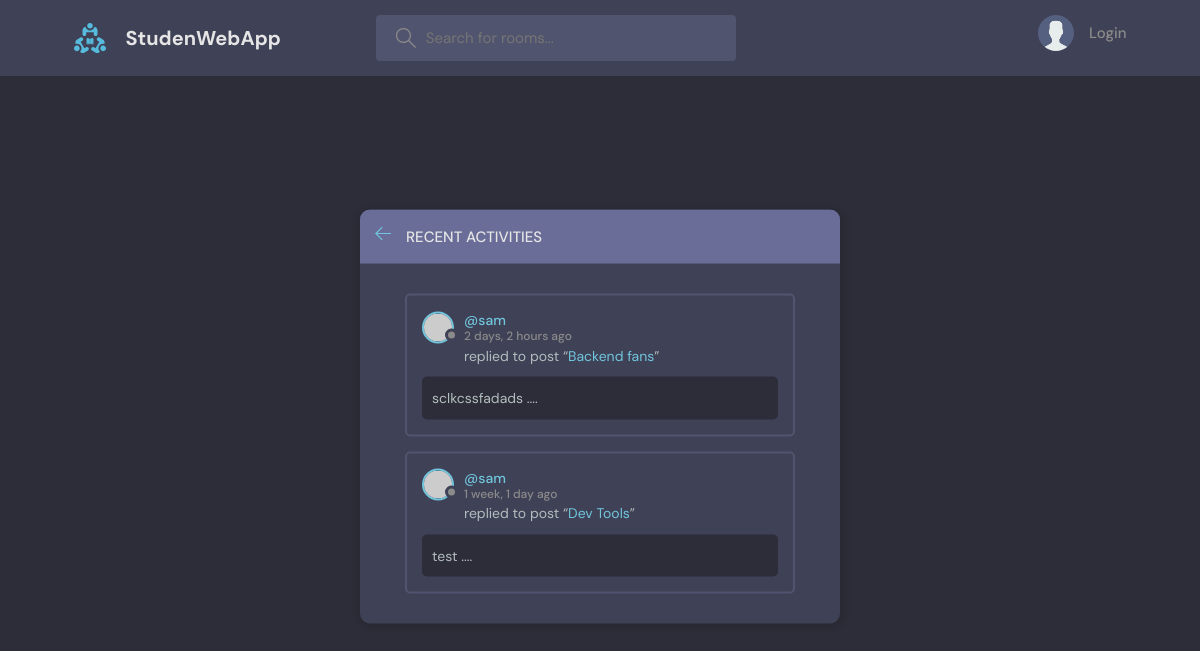
The page /activity/ on the database as committed earlier.
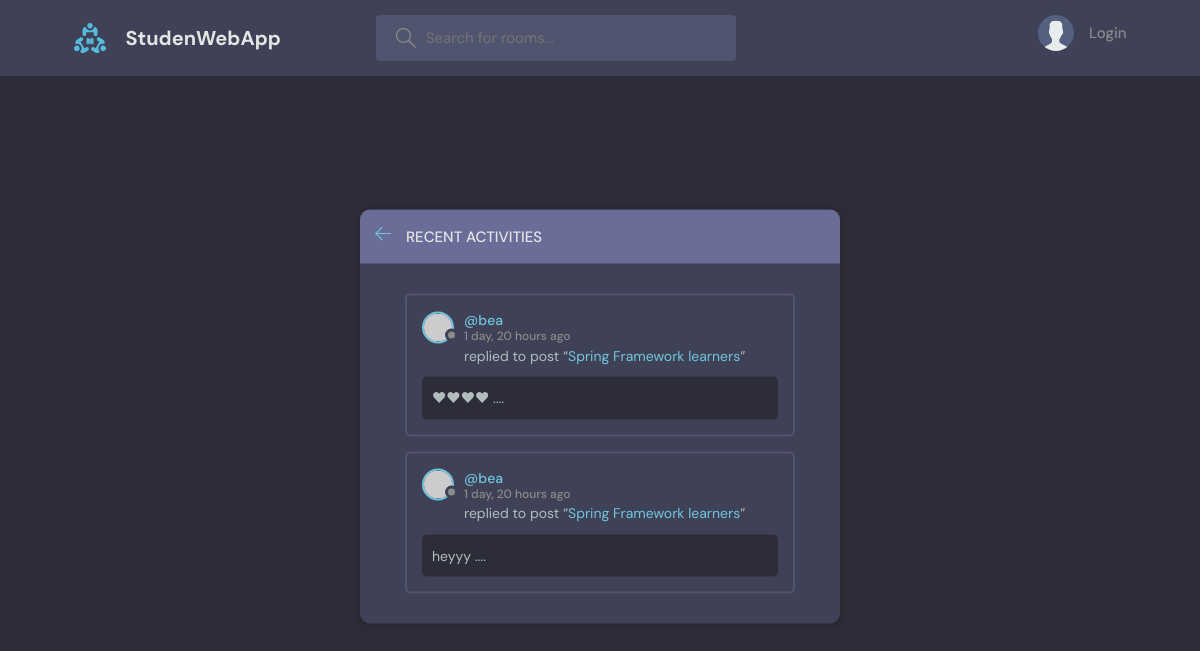
The same page on the database as committed later.
### base/models.py (models this page shows, shortened)
class Message(models.Model):
    user = models.ForeignKey(User, on_delete=models.CASCADE)
    room = models.ForeignKey( Room, on_delete=models.CASCADE)
    body = models.TextField()
    updated = models.DateTimeField(auto_now=True)
    created = models.DateTimeField(auto_now_add=True)
    class Meta:
        ordering = ['-updated','-created']
    def __str__(self) -> str:
        return self.body[0:50]

class Room(models.Model):
    host = models.ForeignKey(User, on_delete=models.SET_NULL, null=True)
    topic = models.ForeignKey(Topic, on_delete=models.SET_NULL, null=True)
    name = models.CharField(max_length=200)
    description = models.TextField(null=True, blank=True)
    participants = models.ManyToManyField(User, related_name="participants", blank=True)
    updated = models.DateTimeField(auto_now=True)
    created = models.DateTimeField(auto_now_add=True)
    class Meta:
        ordering = ['-updated','-created']

### base/views.py (the view)
# urls.py: path('activity/', views.activity, name='activity'),
def activity (request):
    room_messages = Message.objects.all()[0:2]#! Fix bug of scrolling in all sms
    return render(request, 'base/activity.html', {'room_messages':room_messages})

### base/templates/base/activity.html (shortened to what this page needs)
{% extends 'layout.html' %}
{% block mainBlock %}
  <main class="layout">
    <div class="container">
      <div class="layout__box">
        <div class="layout__boxHeader">
          <div class="layout__boxTitle">
            <a href="{% url 'home' %}">
              <svg version="1.1" xmlns="http://www.w3.org/2000/svg" width="32" height="32" viewBox="0 0 32 32">
                <title>arrow-left</title>
                <path
                  d="M13.723 2.286l-13.723 13.714 13.719 13.714 1.616-1.611-10.96-10.96h27.625v-2.286h-27.625l10.965-10.965-1.616-1.607z"
                ></path>
              </svg>
            </a>
            <h3>Recent Activities</h3>
          </div>
        </div>
        <div class="activities-page layout__body">
          {% for sms in room_messages %}
            <div class="activities__box">
              <div class="activities__boxHeader roomListRoom__header">
                <a href="{% url 'user-profile' sms.user.id %}" class="roomListRoom__author">
                  <div class="avatar avatar--small">
                    <img src="https://randomuser.me/api/portraits/women/11.jpg" />
                  </div>
                  <p>
                    @{{ sms.user }}
                    <span>{{ sms.created|timesince }} ago</span>
                  </p>
                </a>
              </div>
              <div class="activities__boxContent">
                <p>replied to post “<a href="{% url 'room' sms.room.id %}">{{ sms.room.name }}</a>”</p>
                <div class="activities__boxRoomContent">
                  {{ sms }} ....
                </div>
              </div>
            </div>
          {% endfor %}
        </div>
      </div>
    </div>
  </main>
{% endblock mainBlock %}

Rows that differ between the two databases and show on the page:
no longer on this page (row unchanged): Message: user "sam", created "2 days, 2 hours", room.name "Backend fans", body "sclkcssfadads"
no longer on this page (row unchanged): Message: user "sam", created "1 week, 1 day", room.name "Dev Tools", body "test"
added Message: user "bea", created "1 day, 20 hours", room.name "Spring Framework learners", body "❤❤❤❤"
added Message: user "bea", created "1 day, 20 hours", room.name "Spring Framework learners", body "heyyy"
